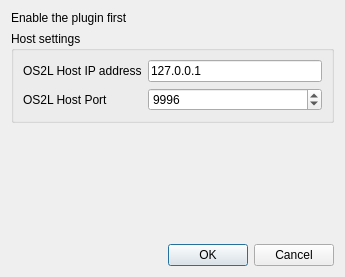
<?xml version="1.0" encoding="UTF-8"?>
<ui version="4.0">
 <author>Massimo Callegari</author>
 <comment>
  Q Light Controller Plus
  dummyconfiguration.ui

  Copyright (c) 2015 Massimo Callegari

  Licensed under the Apache License, Version 2.0 (the &quot;License&quot;);
  you may not use this file except in compliance with the License.
  You may obtain a copy of the License at

      http://www.apache.org/licenses/LICENSE-2.0.txt

  Unless required by applicable law or agreed to in writing, software
  distributed under the License is distributed on an &quot;AS IS&quot; BASIS,
  WITHOUT WARRANTIES OR CONDITIONS OF ANY KIND, either express or implied.
  See the License for the specific language governing permissions and
  limitations under the License.
 </comment>
 <class>OS2LConfiguration</class>
 <widget class="QDialog" name="OS2LConfiguration">
  <property name="geometry">
   <rect>
    <x>0</x>
    <y>0</y>
    <width>345</width>
    <height>277</height>
   </rect>
  </property>
  <property name="windowTitle">
   <string>OS2L Plugin Configuration</string>
  </property>
  <layout class="QGridLayout" name="gridLayout">
   <item row="3" column="0" colspan="2">
    <spacer name="verticalSpacer">
     <property name="orientation">
      <enum>Qt::Vertical</enum>
     </property>
     <property name="sizeHint" stdset="0">
      <size>
       <width>20</width>
       <height>40</height>
      </size>
     </property>
    </spacer>
   </item>
   <item row="2" column="0" colspan="2">
    <widget class="QGroupBox" name="m_hostGroup">
     <property name="title">
      <string>Host settings</string>
     </property>
     <layout class="QGridLayout" name="gridLayout_2">
      <item row="0" column="0">
       <widget class="QLabel" name="label_2">
        <property name="text">
         <string>OS2L Host IP address</string>
        </property>
       </widget>
      </item>
      <item row="0" column="1">
       <widget class="QLineEdit" name="m_ipAddrEdit">
        <property name="text">
         <string>127.0.0.1</string>
        </property>
       </widget>
      </item>
      <item row="1" column="0">
       <widget class="QLabel" name="label_3">
        <property name="text">
         <string>OS2L Host Port</string>
        </property>
       </widget>
      </item>
      <item row="1" column="1">
       <widget class="QSpinBox" name="m_portSpin">
        <property name="maximum">
         <number>65535</number>
        </property>
        <property name="value">
         <number>9996</number>
        </property>
       </widget>
      </item>
     </layout>
    </widget>
   </item>
   <item row="0" column="0" colspan="2">
    <widget class="QLabel" name="m_activateLabel">
     <property name="text">
      <string>Enable the plugin first</string>
     </property>
    </widget>
   </item>
   <item row="4" column="0" colspan="2">
    <widget class="QDialogButtonBox" name="m_buttonBox">
     <property name="standardButtons">
      <set>QDialogButtonBox::Cancel|QDialogButtonBox::Ok</set>
     </property>
    </widget>
   </item>
  </layout>
 </widget>
 <resources/>
 <connections>
  <connection>
   <sender>m_buttonBox</sender>
   <signal>accepted()</signal>
   <receiver>OS2LConfiguration</receiver>
   <slot>accept()</slot>
   <hints>
    <hint type="sourcelabel">
     <x>162</x>
     <y>75</y>
    </hint>
    <hint type="destinationlabel">
     <x>157</x>
     <y>274</y>
    </hint>
   </hints>
  </connection>
  <connection>
   <sender>m_buttonBox</sender>
   <signal>rejected()</signal>
   <receiver>OS2LConfiguration</receiver>
   <slot>reject()</slot>
   <hints>
    <hint type="sourcelabel">
     <x>266</x>
     <y>79</y>
    </hint>
    <hint type="destinationlabel">
     <x>286</x>
     <y>274</y>
    </hint>
   </hints>
  </connection>
 </connections>
</ui>
